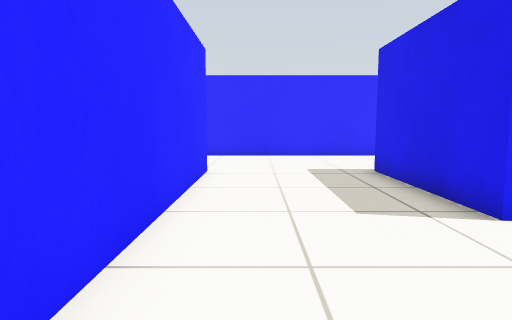
view 1 (above)

13 first-person views from a walk through a Gazebo world. The camera is 0.66 m above the floor, tilts 6° down and sees 75° across. The floor is counted in squares, 0.5 m on a side. Each view is taken from the middle of a square. On the plan, view 1 faces up. The plan holds only what a view shows up to about 14 squares ahead; the rest is blank.

view 2
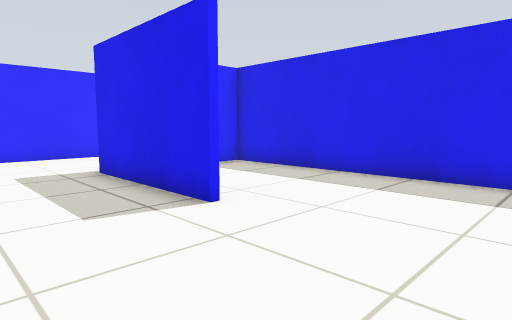

view 3
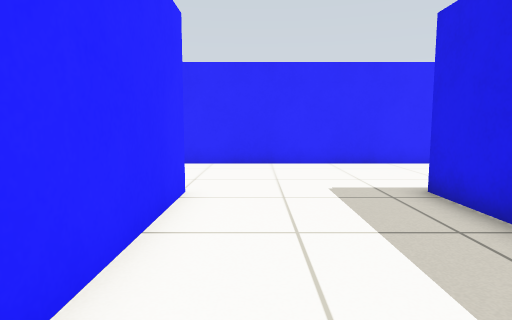

view 4
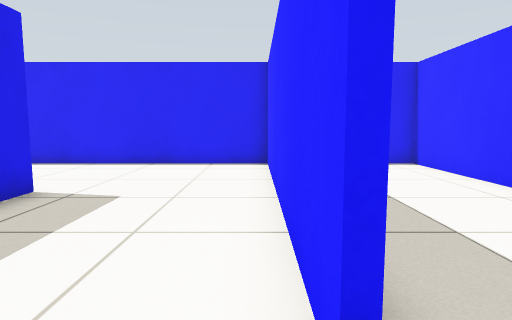

view 5
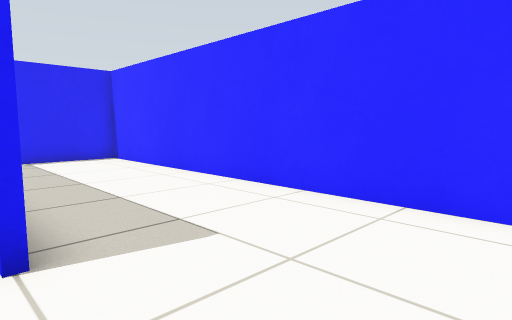

view 6
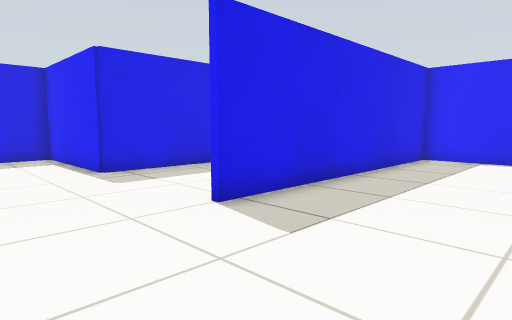

view 7
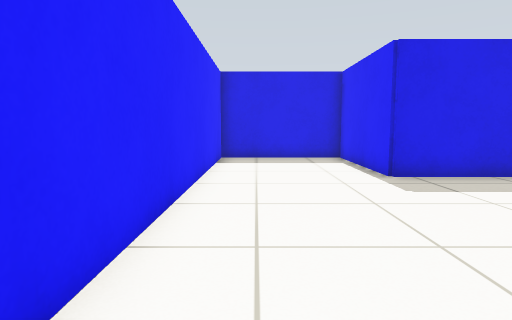

view 8
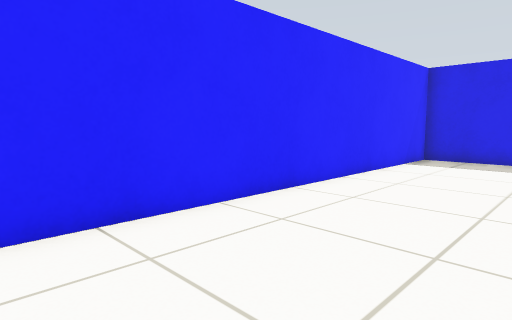

view 9
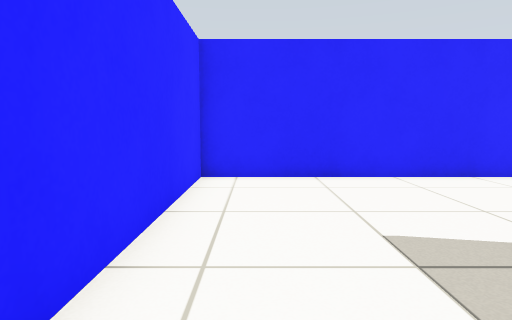

view 10
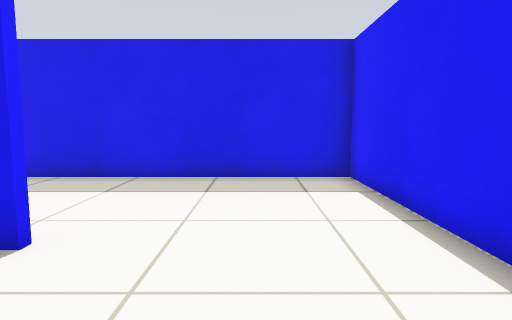

view 11
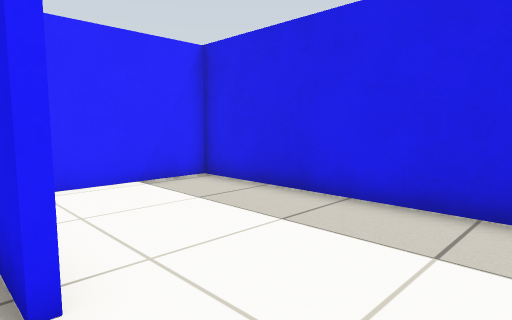

view 12
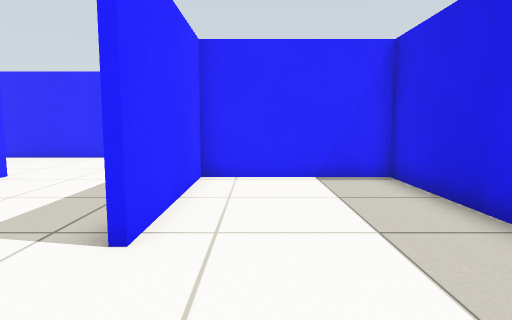

view 13
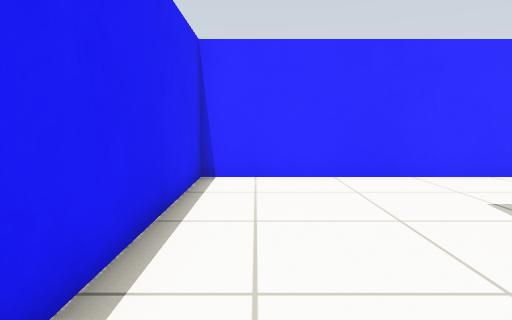

### Floor plan
Points are (right, up) in squares from view 1. A wall is a line through its corners. A room is listed if a view was taken in it or the views show most of it. See-through windows are left out.
Room 1 (views 1, 2, 3, 4, 5, 6, 7, 8, 9, 10, 11, 12, 13)
walls: (-1.4, 9.6) (-1.4, -0.5); (3.4, 4.4) (3.4, 9.5) (8.5, 9.5); (8.5, 9.4) (3.6, 9.4) (3.6, 4.4); (-1.6, -0.5) (-1.6, 9.5); (-6.4, -0.4) (8.4, -0.4) (8.4, 14.4) (-6.4, 14.4) (-6.4, -0.4)

Where each view was taken, in squares from view 1:
view 1: 0 up, 0 right, facing up
view 2: 0 up, 0 right, facing up-right
view 3: 3 up, 0 right, facing up
view 4: 11 up, 1 left, facing down
view 5: 13 up, 1 left, facing down-left
view 6: 13 up, 6 left, facing down-right
view 7: 13 up, 5 left, facing right
view 8: 10 up, 5 left, facing up-right
view 9: 6 up, 5 left, facing up
view 10: 2 up, 0 right, facing right
view 11: 2 up, 3 right, facing up-right
view 12: 1 up, 5 right, facing up
view 13: 1 up, 7 right, facing left
